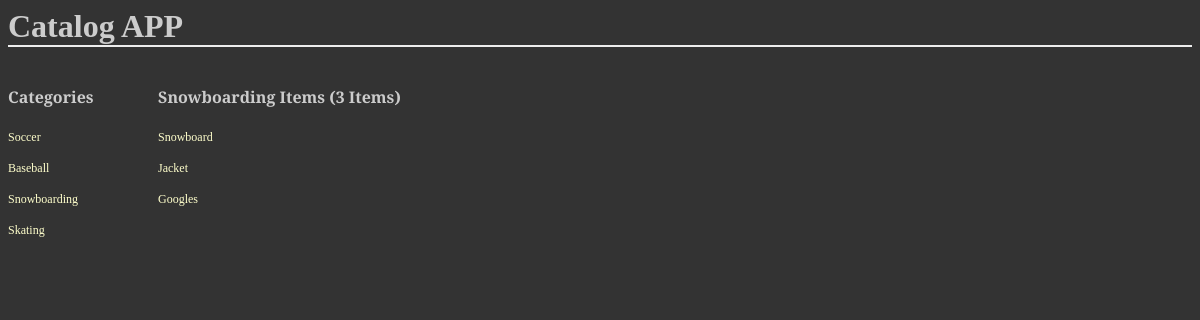
The app's page /catalog/Snowboarding/items/ with its own data.
### database_setup.py (models this page shows, shortened)
class Category(Base):
    __tablename__ = 'category'
    name = Column(String(80), primary_key=True)

class Item(Base):
    __tablename__ = 'item'
    name = Column(String(80), primary_key=True)
    itemCategory = Column(String(80), ForeignKey('category.name'))
    description = Column(String(2000))
    time = Column(DateTime, server_default=func.now())
    category = relationship(Category)

### application.py (the view)
@app.route('/catalog/<itemCategory>/items/')
def showItems(itemCategory):
	catalogs = session.query(Category).all()
	items = session.query(Item).filter_by(itemCategory=itemCategory).order_by(Item.time.desc())
	return render_template('specific_category.html', catalogs=catalogs, item_category=itemCategory,  items =items)

### templates/specific_category.html (shortened to what this page needs)
<html>
<head>
	<link rel="stylesheet" type="text/css" href="{{url_for('static', filename='styles.css') }}">
</head>
<body>
<h1>Catalog APP</h1>
<div class="catalog">
<div class="category">
	<h4>Categories</h4>
	{% for i in catalogs %}
	<p><a href="/catalog/{{i.name}}/items/">{{i.name}}</a></p>
	{% endfor %}
</div>
<div>
	<h4>{{item_category}} Items ({{items.count()}} Items)</h4>
	{% for k in items %}
	<p><a href="#">{{k.name}}</a></p>
	{% endfor %}
</div>
</div>
</body>
</html>

### static/styles.css (style rules this page uses)
body { font-family: 'Droid Serif', serif; background-color: #333333; }
h1, h2, h3, h4 { color: #CCCCCC; }
h1, h2 { font-family: 'Georgia', serif; margin: 0; }
h1 { border-bottom: 2px solid #eee; }
p { color: #CCCCCC; }
a { text-decoration: none; color:#FFFFCC; font-size: .75em; }
.catalog { display: flex; flex-wrap: wrap; }
.category { width: 150px; }

### records on screen
Category: name "Soccer"
Category: name "Baseball"
Category: name "Snowboarding"
Category: name "Skating"
Item: name "Snowboard"
Item: name "Jacket"
Item: name "Googles"

### other values on screen
{{ item_category }} "Snowboarding"
{{ items.count() }} "3"
